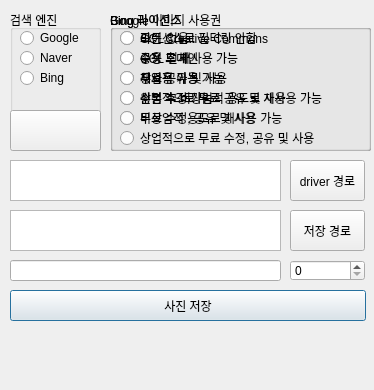
<?xml version="1.0" encoding="UTF-8"?>
<ui version="4.0">
 <class>Dialog</class>
 <widget class="QDialog" name="Dialog">
  <property name="geometry">
   <rect>
    <x>0</x>
    <y>0</y>
    <width>374</width>
    <height>390</height>
   </rect>
  </property>
  <property name="windowTitle">
   <string>Dialog</string>
  </property>
  <widget class="QPushButton" name="download">
   <property name="geometry">
    <rect>
     <x>10</x>
     <y>290</y>
     <width>356</width>
     <height>31</height>
    </rect>
   </property>
   <property name="text">
    <string>사진 저장</string>
   </property>
  </widget>
  <widget class="QGroupBox" name="engine_box">
   <property name="geometry">
    <rect>
     <x>10</x>
     <y>10</y>
     <width>91</width>
     <height>141</height>
    </rect>
   </property>
   <property name="title">
    <string>검색 엔진</string>
   </property>
   <widget class="QRadioButton" name="google">
    <property name="geometry">
     <rect>
      <x>10</x>
      <y>20</y>
      <width>90</width>
      <height>16</height>
     </rect>
    </property>
    <property name="text">
     <string>Google</string>
    </property>
   </widget>
   <widget class="QRadioButton" name="naver">
    <property name="geometry">
     <rect>
      <x>10</x>
      <y>40</y>
      <width>90</width>
      <height>16</height>
     </rect>
    </property>
    <property name="text">
     <string>Naver</string>
    </property>
   </widget>
   <widget class="QRadioButton" name="bing">
    <property name="geometry">
     <rect>
      <x>10</x>
      <y>60</y>
      <width>90</width>
      <height>16</height>
     </rect>
    </property>
    <property name="text">
     <string>Bing</string>
    </property>
   </widget>
   <widget class="QPushButton" name="github">
    <property name="geometry">
     <rect>
      <x>0</x>
      <y>100</y>
      <width>91</width>
      <height>41</height>
     </rect>
    </property>
    <property name="text">
     <string/>
    </property>
   </widget>
  </widget>
  <widget class="QGroupBox" name="google_copyright">
   <property name="geometry">
    <rect>
     <x>110</x>
     <y>10</y>
     <width>261</width>
     <height>141</height>
    </rect>
   </property>
   <property name="title">
    <string>Google 이미지 사용권</string>
   </property>
   <widget class="QRadioButton" name="google_0">
    <property name="geometry">
     <rect>
      <x>10</x>
      <y>20</y>
      <width>241</width>
      <height>16</height>
     </rect>
    </property>
    <property name="text">
     <string>라이선스로 필터링 안함</string>
    </property>
   </widget>
   <widget class="QRadioButton" name="google_1">
    <property name="geometry">
     <rect>
      <x>10</x>
      <y>40</y>
      <width>241</width>
      <height>16</height>
     </rect>
    </property>
    <property name="text">
     <string>수정 후 재사용 가능</string>
    </property>
   </widget>
   <widget class="QRadioButton" name="google_2">
    <property name="geometry">
     <rect>
      <x>10</x>
      <y>60</y>
      <width>241</width>
      <height>16</height>
     </rect>
    </property>
    <property name="text">
     <string>재사용 가능</string>
    </property>
   </widget>
   <widget class="QRadioButton" name="google_3">
    <property name="geometry">
     <rect>
      <x>10</x>
      <y>80</y>
      <width>241</width>
      <height>16</height>
     </rect>
    </property>
    <property name="text">
     <string>수정 후 비상업적 용도로 재사용 가능</string>
    </property>
   </widget>
   <widget class="QRadioButton" name="google_4">
    <property name="geometry">
     <rect>
      <x>10</x>
      <y>100</y>
      <width>241</width>
      <height>16</height>
     </rect>
    </property>
    <property name="text">
     <string>비상업적 용도로 재사용 가능</string>
    </property>
   </widget>
  </widget>
  <widget class="QPushButton" name="select_folder">
   <property name="geometry">
    <rect>
     <x>290</x>
     <y>210</y>
     <width>75</width>
     <height>41</height>
    </rect>
   </property>
   <property name="text">
    <string>저장 경로</string>
   </property>
  </widget>
  <widget class="QLabel" name="result">
   <property name="geometry">
    <rect>
     <x>10</x>
     <y>330</y>
     <width>351</width>
     <height>51</height>
    </rect>
   </property>
   <property name="text">
    <string/>
   </property>
  </widget>
  <widget class="QTextBrowser" name="directory_path">
   <property name="geometry">
    <rect>
     <x>10</x>
     <y>210</y>
     <width>271</width>
     <height>41</height>
    </rect>
   </property>
  </widget>
  <widget class="QSpinBox" name="cnt">
   <property name="geometry">
    <rect>
     <x>290</x>
     <y>260</y>
     <width>75</width>
     <height>21</height>
    </rect>
   </property>
   <property name="maximum">
    <number>1000</number>
   </property>
  </widget>
  <widget class="QLineEdit" name="search">
   <property name="geometry">
    <rect>
     <x>10</x>
     <y>260</y>
     <width>271</width>
     <height>21</height>
    </rect>
   </property>
  </widget>
  <widget class="QTextBrowser" name="driver_path">
   <property name="geometry">
    <rect>
     <x>10</x>
     <y>160</y>
     <width>271</width>
     <height>41</height>
    </rect>
   </property>
  </widget>
  <widget class="QPushButton" name="select_driver">
   <property name="geometry">
    <rect>
     <x>290</x>
     <y>160</y>
     <width>75</width>
     <height>41</height>
    </rect>
   </property>
   <property name="text">
    <string>driver 경로</string>
   </property>
  </widget>
  <widget class="QGroupBox" name="bing_copyright">
   <property name="geometry">
    <rect>
     <x>110</x>
     <y>10</y>
     <width>261</width>
     <height>141</height>
    </rect>
   </property>
   <property name="title">
    <string>Bing 라이선스</string>
   </property>
   <widget class="QRadioButton" name="bing_0">
    <property name="geometry">
     <rect>
      <x>10</x>
      <y>20</y>
      <width>241</width>
      <height>16</height>
     </rect>
    </property>
    <property name="text">
     <string>모든 Creative Commons</string>
    </property>
   </widget>
   <widget class="QRadioButton" name="bing_1">
    <property name="geometry">
     <rect>
      <x>10</x>
      <y>40</y>
      <width>241</width>
      <height>16</height>
     </rect>
    </property>
    <property name="text">
     <string>공용 도메인</string>
    </property>
   </widget>
   <widget class="QRadioButton" name="bing_2">
    <property name="geometry">
     <rect>
      <x>10</x>
      <y>60</y>
      <width>241</width>
      <height>16</height>
     </rect>
    </property>
    <property name="text">
     <string>무료 공유 및 사용</string>
    </property>
   </widget>
   <widget class="QRadioButton" name="bing_3">
    <property name="geometry">
     <rect>
      <x>10</x>
      <y>80</y>
      <width>241</width>
      <height>16</height>
     </rect>
    </property>
    <property name="text">
     <string>상업적으로 무료 공유 및 사용</string>
    </property>
   </widget>
   <widget class="QRadioButton" name="bing_4">
    <property name="geometry">
     <rect>
      <x>10</x>
      <y>100</y>
      <width>241</width>
      <height>16</height>
     </rect>
    </property>
    <property name="text">
     <string>무료 수정, 공유 및 사용</string>
    </property>
   </widget>
   <widget class="QRadioButton" name="bing_5">
    <property name="geometry">
     <rect>
      <x>10</x>
      <y>120</y>
      <width>241</width>
      <height>16</height>
     </rect>
    </property>
    <property name="text">
     <string>상업적으로 무료 수정, 공유 및 사용</string>
    </property>
   </widget>
  </widget>
  <widget class="QGroupBox" name="naver_copyright">
   <property name="geometry">
    <rect>
     <x>110</x>
     <y>10</y>
     <width>261</width>
     <height>141</height>
    </rect>
   </property>
   <property name="title">
    <string>Bing 라이선스</string>
   </property>
   <widget class="QRadioButton" name="naver_0">
    <property name="geometry">
     <rect>
      <x>10</x>
      <y>20</y>
      <width>241</width>
      <height>16</height>
     </rect>
    </property>
    <property name="text">
     <string>CCL 없음</string>
    </property>
   </widget>
   <widget class="QRadioButton" name="naver_1">
    <property name="geometry">
     <rect>
      <x>10</x>
      <y>40</y>
      <width>241</width>
      <height>16</height>
     </rect>
    </property>
    <property name="text">
     <string>CCL 전체</string>
    </property>
   </widget>
   <widget class="QRadioButton" name="naver_2">
    <property name="geometry">
     <rect>
      <x>10</x>
      <y>60</y>
      <width>241</width>
      <height>16</height>
     </rect>
    </property>
    <property name="text">
     <string>상업적 이용 가능</string>
    </property>
   </widget>
   <widget class="QRadioButton" name="naver_4">
    <property name="geometry">
     <rect>
      <x>10</x>
      <y>80</y>
      <width>241</width>
      <height>16</height>
     </rect>
    </property>
    <property name="text">
     <string>원본 수정 가능</string>
    </property>
   </widget>
  </widget>
 </widget>
 <resources/>
 <connections/>
</ui>
